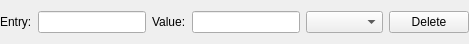
<?xml version="1.0" encoding="UTF-8"?>
<ui version="4.0">
 <class>Property</class>
 <widget class="QWidget" name="Property">
  <property name="geometry">
   <rect>
    <x>0</x>
    <y>0</y>
    <width>469</width>
    <height>44</height>
   </rect>
  </property>
  <property name="windowTitle">
   <string>Form</string>
  </property>
  <layout class="QHBoxLayout" name="horizontalLayout">
   <property name="leftMargin">
    <number>0</number>
   </property>
   <property name="rightMargin">
    <number>0</number>
   </property>
   <item>
    <widget class="QLabel" name="label_1">
     <property name="text">
      <string>Entry:</string>
     </property>
    </widget>
   </item>
   <item>
    <widget class="QLineEdit" name="le_name"/>
   </item>
   <item>
    <widget class="QLabel" name="label_2">
     <property name="text">
      <string>Value:</string>
     </property>
    </widget>
   </item>
   <item>
    <widget class="QLineEdit" name="le_value"/>
   </item>
   <item>
    <widget class="QComboBox" name="cmb_value">
     <property name="sizePolicy">
      <sizepolicy hsizetype="Expanding" vsizetype="Fixed">
       <horstretch>0</horstretch>
       <verstretch>0</verstretch>
      </sizepolicy>
     </property>
    </widget>
   </item>
   <item>
    <widget class="QPushButton" name="cmd_delete">
     <property name="text">
      <string>Delete</string>
     </property>
    </widget>
   </item>
  </layout>
 </widget>
 <resources/>
 <connections/>
</ui>
